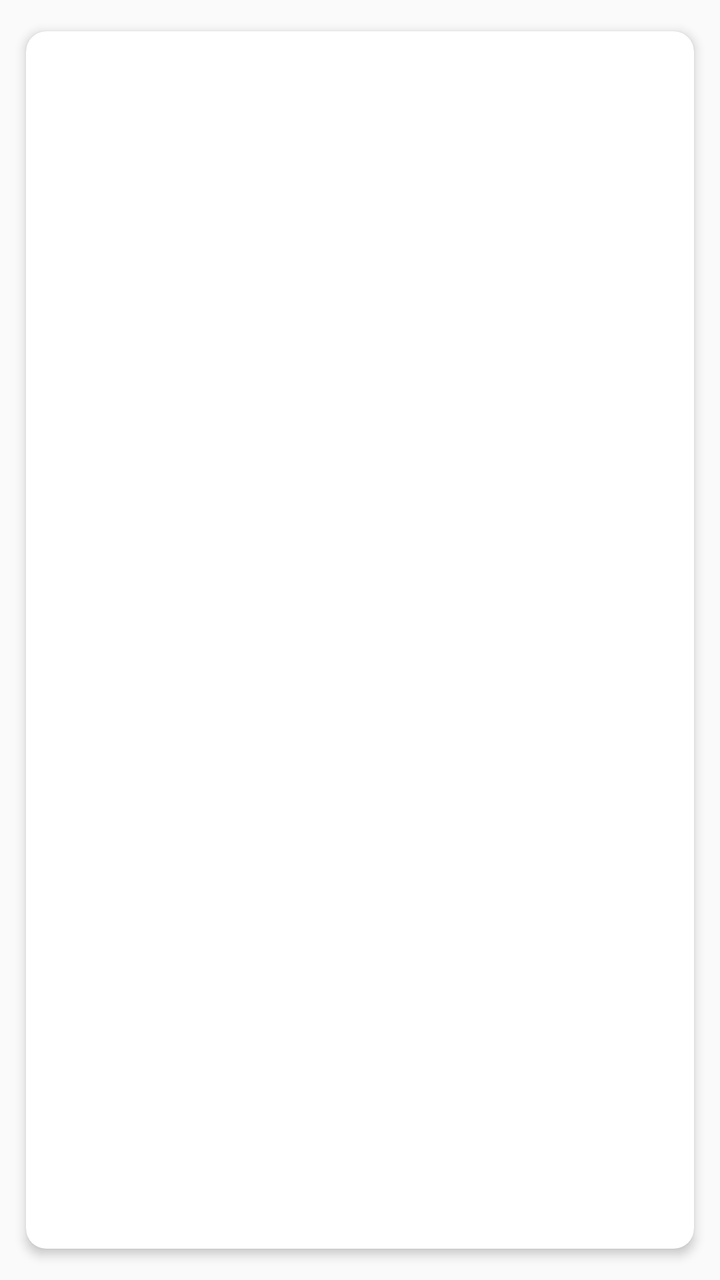
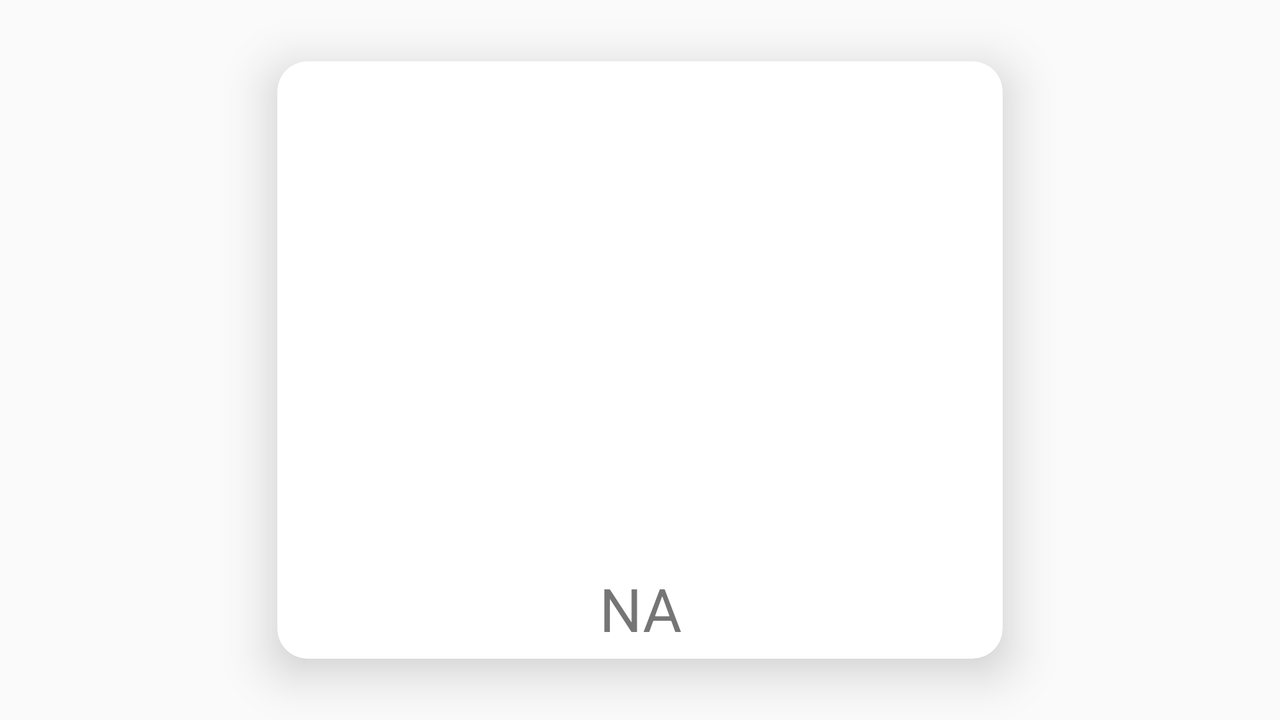

An Android layout and its configuration variant, each rendered on a device that would load it. The default file and the variant file are quoted in full after the pictures.
<!-- AndroidManifest.xml: application theme Theme.AppCompat.Light.NoActionBar.FullScreen -->
<!-- res/layout/item.xml -->
<?xml version="1.0" encoding="utf-8"?>
<android.support.v7.widget.CardView xmlns:android="http://schemas.android.com/apk/res/android"
    xmlns:card_view="http://schemas.android.com/apk/res-auto"
    android:id="@+id/card_view"
    android:layout_width="match_parent"
    android:layout_height="match_parent"
    android:layout_gravity="center"
    android:layout_margin="5dp"
    android:background="@color/background"

    card_view:cardCornerRadius="10dp"
    card_view:cardElevation="3dp"
    card_view:cardMaxElevation="5dp"
    card_view:cardPreventCornerOverlap="true"
    card_view:cardUseCompatPadding="true"
    card_view:contentPadding="10dp">

    <LinearLayout
        android:layout_width="match_parent"
        android:layout_height="match_parent"
        android:orientation="vertical"
        android:weightSum="1">

        <ImageView
            android:id="@+id/img"
            android:layout_width="match_parent"
            android:layout_height="400dp"
            android:layout_gravity="center"
            android:layout_margin="5dp"
            android:layout_weight="0.29" />

    </LinearLayout>

    <TextView
        android:id="@+id/info_text"
        android:layout_width="wrap_content"
        android:layout_height="wrap_content"
        android:layout_gravity="bottom|center"
        android:layout_margin="4dp"
        android:layout_marginBottom="8dp"
        android:gravity="center"
        android:textSize="30sp" />
</android.support.v7.widget.CardView>
<!-- resources referenced by this layout -->
<resources>
  <color name="background">#c9caca</color>
  <style name="Theme.AppCompat.Light.NoActionBar.FullScreen" parent="@style/Theme.AppCompat.Light">
          <item name="windowNoTitle">true</item>
          <item name="windowActionBar">false</item>
          <item name="android:windowFullscreen">true</item>
          <item name="android:windowContentOverlay">@null</item>
      </style>c
</resources>
<!-- res/layout-land/item.xml (the repository's variant of the layout above) -->
<!-- drawn on the phone turned sideways -->
<?xml version="1.0" encoding="utf-8"?>
<android.support.v7.widget.CardView xmlns:android="http://schemas.android.com/apk/res/android"
    xmlns:card_view="http://schemas.android.com/apk/res-auto"
    android:id="@+id/card_view"
    android:layout_width="400dp"
    android:layout_height="match_parent"
    android:layout_gravity="center"
    android:layout_margin="5dp"
    android:background="@color/background"

    card_view:cardCornerRadius="15dp"
    card_view:cardElevation="14dp"
    card_view:cardMaxElevation="10dp"
    card_view:cardPreventCornerOverlap="true"
    card_view:cardUseCompatPadding="true"
    card_view:contentPadding="0dp">

    <RelativeLayout
        android:layout_width="match_parent"
        android:layout_height="match_parent"
        android:orientation="vertical">

        <ImageView
            android:id="@+id/img"
            android:layout_width="match_parent"
            android:layout_height="200dp"
            android:layout_gravity="center"
            android:layout_marginLeft="10dp"
            android:layout_marginRight="10dp"
            android:layout_marginTop="13dp" />

        <TextView
            android:id="@+id/info_text"
            android:layout_width="match_parent"
            android:layout_height="wrap_content"
            android:layout_alignParentBottom="true"
            android:layout_alignParentEnd="false"
            android:layout_alignParentRight="false"
            android:layout_margin="5dp"
            android:gravity="center"
            android:textSize="30sp" />

        <TextView
            android:id="@+id/textView3"
            android:layout_width="match_parent"
            android:layout_height="wrap_content"
            android:layout_alignLeft="@+id/info_text"
            android:layout_alignStart="@+id/info_text"
            android:layout_below="@+id/img"
            android:gravity="center"
            android:textSize="30sp" />

        <TextView
            android:id="@+id/textView4"
            android:layout_width="match_parent"
            android:layout_height="wrap_content"
            android:gravity="center"
            android:text="NA"
            android:textSize="30sp"
            android:visibility="visible"
            android:layout_below="@+id/textView3"
            android:layout_alignParentLeft="true"
            android:layout_alignParentStart="true" />

    </RelativeLayout>

</android.support.v7.widget.CardView>
